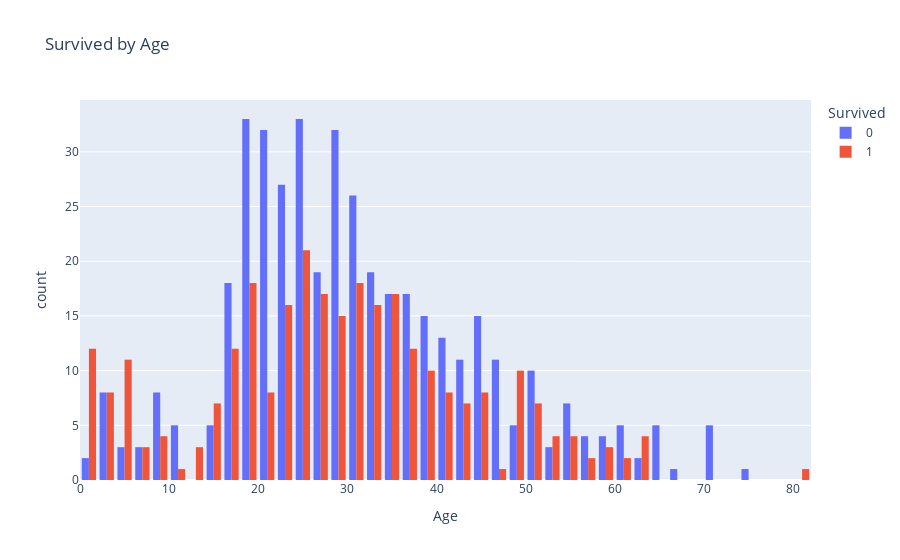

The cell this chart's notebook holds for it:
### Markdown cell above
### Age

### Code cell
px.histogram(df_train_1, x='Age', color="Survived", barmode='group', title='Survived by Age')

### Figure 1 — Plotly figure (JSON) as saved in the notebook; plotly's stock layout.template omitted (floating-point values rounded to 4 significant figures; data arrays with more than 128 entries replaced by an {"elided": "..."} marker saying what was removed)
{"data": [{"alignmentgroup": "True", "bingroup": "x", "hovertemplate": "Survived=0<br>Age=%{x}<br>count=%{y}<extra></extra>", "legendgroup": "0", "marker": {"color": "#636efa", "pattern": {"shape": ""}}, "name": "0", "offsetgroup": "0", "orientation": "v", "showlegend": true, "type": "histogram", "x": {"elided": "549 float values"}, "xaxis": "x", "yaxis": "y"}, {"alignmentgroup": "True", "bingroup": "x", "hovertemplate": "Survived=1<br>Age=%{x}<br>count=%{y}<extra></extra>", "legendgroup": "1", "marker": {"color": "#EF553B", "pattern": {"shape": ""}}, "name": "1", "offsetgroup": "1", "orientation": "v", "showlegend": true, "type": "histogram", "x": {"elided": "342 float values"}, "xaxis": "x", "yaxis": "y"}], "layout": {"barmode": "group", "legend": {"title": {"text": "Survived"}, "tracegroupgap": 0}, "title": {"text": "Survived by Age"}, "xaxis": {"anchor": "y", "domain": [0, 1], "title": {"text": "Age"}}, "yaxis": {"anchor": "x", "domain": [0, 1], "title": {"text": "count"}}}}
